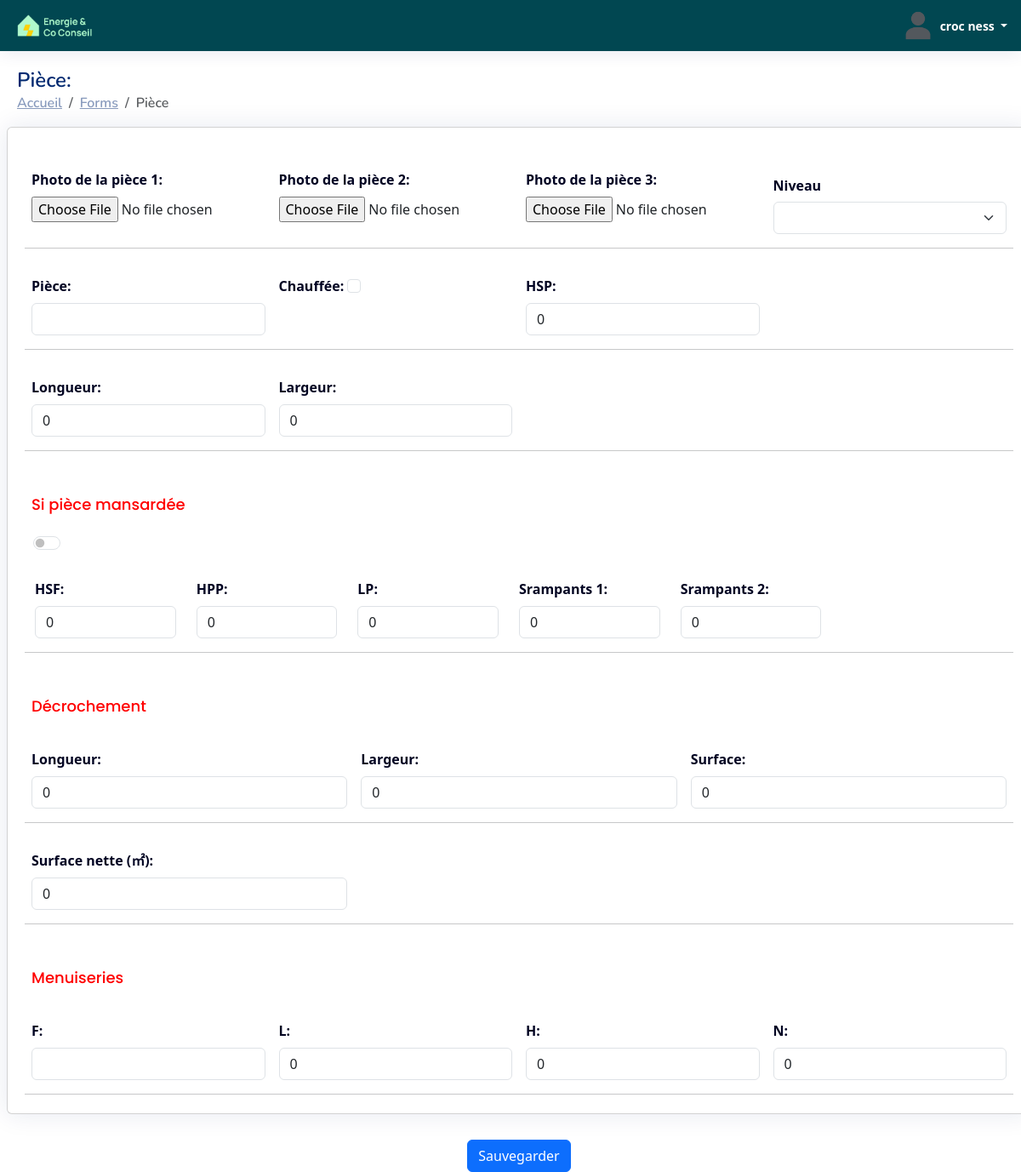
The app's page /formK/cPua6spsjg/4/ (signed in) with its own data.
### ERapp/models.py (models this page shows, shortened)
class USER(AbstractBaseUser, PermissionsMixin):
    email = models.EmailField(unique=True)
    first_name = models.CharField(max_length=30, blank=True, null=True)
    last_name = models.CharField(max_length=30, blank=True, null=True)
    role = models.CharField(max_length=255, blank=True, null=True)
    agent = models.CharField(max_length=30, blank=True, null=True)
    num = models.CharField(max_length=30, blank=True, null=True)
    is_active = models.BooleanField(default=True)
    is_staff = models.BooleanField(default=False)
    is_superuser = models.BooleanField(default=False)
    profile_pic = models.ImageField(blank=True, upload_to='uploads/profilePic',default='uploads/default_user_avatar.png')
    date_joined = models.DateTimeField(default=timezone.now)
    last_login = models.DateTimeField(blank=True, null=True)
    user_id = models.CharField(max_length=255,blank=True, null=True)
    be = models.BooleanField(default=False)
    ai = models.BooleanField(default=False)
    com_name = models.CharField(max_length=255,blank=True, null=True)
    objects = CustomUserManager()
    USERNAME_FIELD = 'email'
    REQUIRED_FIELDS = ['first_name', 'last_name']

class kizeo_model_Pieces(models.Model):
    Pieces_index = models.AutoField(primary_key=True)
    kizeo_id = models.CharField(max_length=100,blank=True)
    Pieces_image_1 = models.ImageField(upload_to='uploads/data/kizeo',blank=True,null=True)
    Pieces_image_2 = models.ImageField(upload_to='uploads/data/kizeo',blank=True,null=True)
    Pieces_image_3 = models.ImageField(upload_to='uploads/data/kizeo',blank=True,null=True)
    Niveau = models.CharField(max_length=100,blank=True)
    Pieces = models.CharField(max_length=100,blank=True)
    Chauffage = models.CharField(max_length=100,blank=True)
    Mansardee = models.CharField(max_length=100,blank=True)
    HSP = models.FloatField(default=0.0,blank=True)
    Longueur = models.FloatField(default=0.0,blank=True)
    Largeur  = models.FloatField(default=0.0,blank=True)
    Surface = models.FloatField(default=0.0,blank=True)
    IF_mansardee= models.BooleanField(default=False)
    HSF = models.FloatField(default=0.0,blank=True)
    HPP = models.FloatField(default=0.0,blank=True)
    LP = models.FloatField(default=0.0,blank=True)
    S_rampants_1 = models.FloatField(default=0.0,blank=True)
    S_rampants_2 = models.FloatField(default=0.0,blank=True)
    Decrochement_Longueur = models.FloatField(default=0.0,blank=True)
    Decrochement_Largeur  = models.FloatField(default=0.0,blank=True)
    Decrochement_Surface = models.FloatField(default=0.0,blank=True)
    Surface_nette = models.FloatField(default=0.0,blank=True)
    Menuiseries_F = models.CharField(max_length=1000,blank=True)
    Menuiseries_L = models.FloatField(default=0.0,blank=True)
    Menuiseries_H = models.FloatField(default=0.0,blank=True)
    Menuiseries_N = models.IntegerField(default=0,null=True,blank=True)

### ERapp/views.py (the view, shortened to what this page needs)
@login_required
def kizeo_form_Pieces(request,client_id,piece_id):
    try:
        data=kizeo_model_Pieces.objects.get(kizeo_id=client_id,Pieces_index=piece_id)
    except:
        Pieces_index_add = kizeo_model_Pieces.objects.filter(kizeo_id=client_id).aggregate(Max('Pieces_index'))['Pieces_index__max']
        kizeo_model_Pieces.objects.create(kizeo_id=client_id,Pieces_index=piece_id)
    data = kizeo_model_Pieces.objects.get(kizeo_id=client_id,Pieces_index=piece_id)
    return render(request, 'html/formK_Pieces.html',{'data':data})

### ERapp/templates/html/formK_Pieces.html (shortened to what this page needs)
{% load static %}
<!DOCTYPE html>
<html lang="en">
<head>
  <link rel="stylesheet" href="https://cdnjs.cloudflare.com/ajax/libs/font-awesome/5.15.3/css/all.min.css">
  <link href="{% static 'css/style.css' %}" rel="stylesheet" type="text/css">
  <link href="{% static 'vendor/bootstrap/css/bootstrap.min.css' %}" rel="stylesheet">
  <link href="{% static 'vendor/bootstrap-icons/bootstrap-icons.css' %}" rel="stylesheet">
  <link href="{% static 'vendor/boxicons/css/boxicons.min.css' %}" rel="stylesheet">
  <link href="{% static 'vendor/quill/quill.snow.css' %}" rel="stylesheet">
  <link href="{% static 'vendor/quill/quill.bubble.css' %}" rel="stylesheet">
  <link href="{% static 'vendor/remixicon/remixicon.css' %}" rel="stylesheet">
  <link href="{% static 'vendor/simple-datatables/style.css' %}" rel="stylesheet">
</head>
<body onload="load()">
  {% if user.is_authenticated  and "VT" in user.role %}
  <header id="header" class="header fixed-top d-flex align-items-center">
    <div class="d-flex align-items-center justify-content-between logo_with_button" >
      <a href="{% url 'main_page' %}"  class="logo d-flex align-items-center">
        <img src="{% static 'image\logo.png' %}" alt="" >
      </a>
    </div>
    <nav class="header-nav ms-auto">
      <ul class="d-flex align-items-center">
        <li class="nav-item dropdown pe-3">
          <a class="nav-link nav-profile d-flex align-items-center pe-0" href="#" data-bs-toggle="dropdown">
            <img src="{{ user.profile_pic.url }}"  alt="Image">
            <span class="d-none d-md-block dropdown-toggle ps-2">{{ user.first_name }} {{ user.last_name }} </span>
          </a>
        </li>
      </ul>
    </nav>
  </header>
  <main id="main2" class="main">
    <div class="pagetitle">
      <h1>Pièce: {{ data.Pieces }}</h1>
      <nav>
        <ol class="breadcrumb">
          <li class="breadcrumb-item"><a href="{% url 'main_page' %}">Accueil</a></li>
          <li class="breadcrumb-item "><a href="{% url 'Kizeo_form_page'  data.kizeo_id %}">Forms</a></li>
          <li class="breadcrumb-item active">Pièce</li>
        </ol>
      </nav>
    </div>
    <form  method="post" enctype="multipart/form-data">
    <section class="section">
      <div class="row" >
          <div class="card" >
            <div class="card-body card-body_formK card-body_facade " >
              <div class="row g-2" >
                <div class="col-md-12">
                  <h5 class="card-title card-title_outside"></h5>
                </div>
              </div>
              <div class=""  id="" >
                <div class="row g-3">
                  <div class="col-md-3">
                    <label  class="form-label form-label_formK">Photo de la pièce 1:  </label>
                    <input type="file" id="file-input" name="Pieces_image_1" accept="image/*"> </input>
                  </div>
                  <div class="col-md-3">
                    <label  class="form-label form-label_formK">Photo de la pièce 2:  </label>
                    <input type="file" id="file-input" name="Pieces_image_2" accept="image/*"> </input>
                  </div>
                  <div class="col-md-3">
                    <label  class="form-label form-label_formK">Photo de la pièce 3:  </label>
                    <input type="file" id="file-input" name="Pieces_image_3" accept="image/*"> </input>
                  </div>
                  <div class="col-md-3">
                    <label class="col-form-label form-label_formK">Niveau</label>
                    <select class="form-select kizeo_select_box" aria-label="Default select example" name="Niveau">
                      <option value="" {% if data.Niveau  == "" %}selected{% endif %}></option>
                      <option value="Sous-sol" {% if data.Niveau  == "Sous-sol" %}selected{% endif %}>Sous-sol</option>
                    </select>
                  </div>
                  <hr/>
                    <div class="col-md-3">
                        <label  class="form-label form-label_formK">Pièce: </label>
                        <input type="text" class="form-control" name="Pieces" value={{ data.Pieces }}>
                    </div>
                    <div class="col-md-3">
                        <label  class="form-label form-label_formK">Chauffée: </label>
                        <input class="form-check-input" type="checkbox"  name="Chauffage" {% if data.Chauffage %}checked {% endif %} >
                    </div>
                    <div class="col-md-3">
                        <label  class="form-label form-label_formK">HSP: </label>
                        <input type="number" class="form-control" name="HSP" value={{ data.HSP|floatformat:"-2" }} step="0.01">
                    </div>
                    <hr/>
                    <div class="col-md-3">
                        <label  class="form-label form-label_formK">Longueur: </label>
                        <input type="number" class="form-control" name="Longueur" value={{ data.Longueur|floatformat:"-2" }} step="0.01">
                    </div>
                    <div class="col-md-3">
                        <label  class="form-label form-label_formK">Largeur: </label>
                        <input type="number" class="form-control" name="Largeur" value={{ data.Largeur|floatformat:"-2" }} step="0.01">
                    </div>
                    <hr/>
                    <h5 class="card-title card-title_inside">Si pièce mansardée</h5>
                    <div class="form-check form-switch" style="margin:0px 10px 30px 10px;">
                        <input class="form-check-input" type="checkbox" id="disableDivCheckbox" name="IF_mansardee" {% if data.IF_mansardee %}checked {% endif %} >
                    </div>
                    <div id="myDiv" class="row col-md-12  disable-on-uncheck">
                        <div class="col-md-2" >
                            <label  class="form-label form-label_formK">HSF: </label>
                            <input type="number" class="form-control" name="HSF" value={{ data.HSF|floatformat:"-2" }} step="0.01">
                        </div>
                        <div class="col-md-2">
                            <label  class="form-label form-label_formK">HPP: </label>
                            <input type="number" class="form-control" name="HPP" value={{ data.HPP|floatformat:"-2" }} step="0.01">
                        </div>
                        <div class="col-md-2">
                            <label  class="form-label form-label_formK">LP: </label>
                            <input type="number" class="form-control" name="LP" value={{ data.LP|floatformat:"-2" }} step="0.01">
                        </div>
                        <div class="col-md-2">
                            <label  class="form-label form-label_formK">Srampants 1: </label>
                            <input type="number" class="form-control" name="S_rampants_1" value={{ data.S_rampants_1|floatformat:"-2" }} step="0.01">
                        </div>
                        <div class="col-md-2">
                          <label  class="form-label form-label_formK">Srampants 2: </label>
                          <input type="number" class="form-control" name="S_rampants_2" value={{ data.S_rampants_2|floatformat:"-2" }} step="0.01">
                      </div>
                    </div>
                    <hr/>
                    <h5 class="card-title card-title_inside">Décrochement</h5>
                    <div class="col-md-4">
                        <label  class="form-label form-label_formK">Longueur: </label>
                        <input type="number" class="form-control" name="Decrochement_Longueur" value={{ data.Decrochement_Longueur|floatformat:"-2" }} step="0.01">
                    </div>
                    <div class="col-md-4">
                        <label  class="form-label form-label_formK">Largeur: </label>
                        <input type="number" class="form-control" name="Decrochement_Largeur" value={{ data.Decrochement_Largeur|floatformat:"-2" }} step="0.01">
                    </div>
                    <div class="col-md-4">
                        <label  class="form-label form-label_formK">Surface: </label>
                        <input type="number" class="form-control" name="Decrochement_Surface" value={{ data.Decrochement_Surface|floatformat:"-2" }} step="0.01">
                    </div>
                    <hr/>
                    <div class="col-md-4">
                        <label  class="form-label form-label_formK">Surface nette (&#x33A1): </label>
                        <input type="number" class="form-control" name="Surface_nette" value={{ data.Surface_nette|floatformat:"-2" }} step="0.01">
                    </div>
                    <hr/>
                    <h5 class="card-title card-title_inside">Menuiseries</h5>
                    <div class="col-md-3">
                        <label  class="form-label form-label_formK">F: </label>
                        <input type="text" class="form-control" name="Menuiseries_F" value={{ data.Menuiseries_F }} >
                    </div>
                    <div class="col-md-3">
                        <label  class="form-label form-label_formK">L: </label>
                        <input type="number" class="form-control" name="Menuiseries_L" value={{ data.Menuiseries_L|floatformat:"-2" }} step="0.01">
                    </div>
                    <div class="col-md-3">
                        <label  class="form-label form-label_formK">H: </label>
                        <input type="number" class="form-control" name="Menuiseries_H" value={{ data.Menuiseries_H|floatformat:"-2" }} step="0.01">
                    </div>
                    <div class="col-md-3">
                        <label  class="form-label form-label_formK">N: </label>
                        <input type="number" class="form-control" name="Menuiseries_N" value={{ data.Menuiseries_N|floatformat:"-2" }}>
                    </div>
                    <hr/>
                </div>
          </div>
        </div>
      </div>
    </section>
    <div class="text-center">
      <button type="submit" class="btn btn-primary" name="submit_to_Kizeo" value="submit" >Sauvegarder</button>
    </div>
  </form>
  </main>
   {% else %}
   <script>
     window.location.href = "{% url 'not_logged_in' %}";
   </script>
   {% endif %}
</body>
</html>

### ERapp/static/css/style.css (style rules this page uses)
#main2 { margin:80px 0px 0px 20px !important; }
.card-body { height:auto; }
:root { scroll-behavior: smooth; }
.logo_with_button { width:100px; }
.card-body_facade { height:auto !important;max-height:3000px !important; }
.kizeo_select_box { width:auto;height:auto !important; }
.card-body_formK { padding:0px;margin:-10px 0px; }
.card-title_inside { color:red!important; }
.form-label_formK { color:rgb(0, 3, 34)!important; font-weight: bold!important; }
.card-title_outside { color:#4154f1!important; font-weight: bold!important; }
#myDiv { pointer-events: auto; }
header { background-color: rgb(1, 71, 81)!important; }
.logo_with_button i,.header-nav .align-items-center .dropdown .dropdown-toggle { color: white!important; }
body { font-family: "Open Sans", sans-serif; background: #f6f9ff; color: #444444; }
a { color: #4154f1; text-decoration: none; }
h1, h2, h3, h4, h5, h6 { font-family: "Nunito", sans-serif; }
.pagetitle { margin-bottom: 10px; }
.pagetitle h1 { font-size: 24px; margin-bottom: 0; font-weight: 600; color: #012970; }
.card { margin-bottom: 30px; border: none; border-radius: 5px; box-shadow: 0px 0 30px rgba(1, 41, 112, 0.1); }
.card-title { padding: 20px 0 15px 0; font-size: 18px; font-weight: 500; color: #012970; font-family: "Poppins", sans-serif; }
.card-body { padding: 0 20px 20px 20px; }
.breadcrumb { font-size: 14px; font-family: "Nunito", sans-serif; color: #899bbd; font-weight: 600; }
.breadcrumb a { color: #899bbd; transition: 0.3s; }
.breadcrumb .breadcrumb-item::before { color: #899bbd; }
.breadcrumb .active { color: #51678f; font-weight: 600; }
.logo { line-height: 1; }
@media (min-width: 1200px) { .logo { width: 280px; } }
.logo img { max-height: 26px; margin-right: 6px; }
.header { transition: all 0.5s; z-index: 997; height: 60px; box-shadow: 0px 2px 20px rgba(1, 41, 112, 0.1); background-color: #fff; padding-left: 20px; }
.header-nav ul { list-style: none; }
.header-nav>ul { margin: 0; padding: 0; }
.header-nav .nav-profile { color: #012970; }
.header-nav .nav-profile img { max-height: 36px; }
.header-nav .nav-profile span { font-size: 14px; font-weight: 600; }

### records on screen
USER: profile_pic (placeholder picture), first_name "croc", last_name "ness"
kizeo_model_Pieces: HSP "0", Longueur "0", Largeur "0", HSF "0", HPP "0", LP "0", S_rampants_1 "0", S_rampants_2 "0", Decrochement_Longueur "0", Decrochement_Largeur "0", Decrochement_Surface "0", Surface_nette "0", Menuiseries_L "0", Menuiseries_H "0", Menuiseries_N "0"
